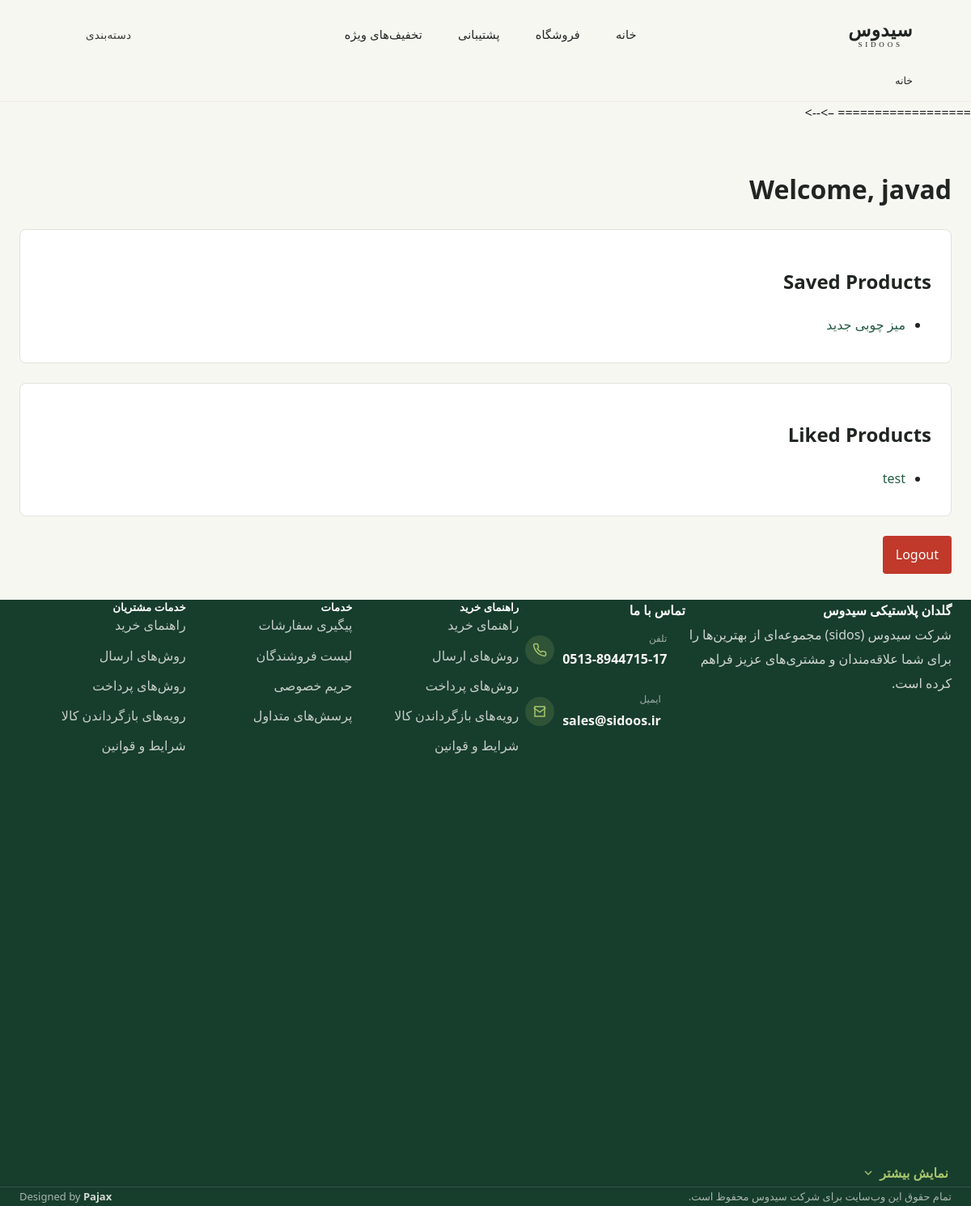
The page /accounts/profile/ (signed in) on the database its author committed.
### apps/accounts/models.py (models this page shows, shortened)
class User(AbstractUser):
    phone_number = models.CharField(max_length=15, unique=True, blank=True, null=True)
    has_price_access = models.BooleanField(default=True)

### apps/products/models.py (models this page shows, shortened)
class ProductSave(models.Model):
    user = models.ForeignKey(
        settings.AUTH_USER_MODEL,
        on_delete=models.CASCADE,
        related_name='saved_products'
    )
    product = models.ForeignKey(
        Product,
        on_delete=models.CASCADE,
        related_name='saved_by_users'
    )
    created_at = models.DateTimeField(auto_now_add=True)
    class Meta:
        unique_together = ('user', 'product')
        verbose_name_plural = "Product Saves"

class Product(models.Model):
    name = models.CharField(max_length=255, unique=True)
    slug = models.SlugField(max_length=255, unique=True, blank=True, allow_unicode=True)
    description = CKEditor5Field(help_text="Product description with rich text formatting")
    price = models.IntegerField(
        validators=[MinValueValidator(0)],
        help_text="Regular price of the product in Toman"
    )
    on_sale_price = models.IntegerField(
        null=True,
        blank=True,
        validators=[MinValueValidator(0)],
        help_text="Sale price in Toman (optional). If set, discount % is calculated automatically"
    )
    cover_image = models.ImageField(
        upload_to='products/covers/',
        help_text="Main cover image for the product"
    )
    call_for_price = models.BooleanField(
        default=False,
        help_text="If checked, price will be hidden and displayed as 'Call for price'. Price stored internally as 0."
    )
    published = models.BooleanField(
        default=False,
        help_text="Uncheck to hide product from website"
    )
    featured_in_special_sales = models.BooleanField(
        default=False,
        help_text="Include in 'Special Sales' section of website"
    )
    creator = models.ForeignKey(
        settings.AUTH_USER_MODEL,
        on_delete=models.SET_NULL,
        null=True,
        related_name='products_created'
    )
    tags = TaggableManager(blank=True)
    category = models.ForeignKey(
        Category,
        on_delete=models.SET_NULL,
        null=True,
        blank=True,
        related_name='products'
    )
    created_at = models.DateTimeField(auto_now_add=True)
    updated_at = models.DateTimeField(auto_now=True)
    class Meta:
        ordering = ['-created_at']
        indexes = [
            models.Index(fields=['published']),
            models.Index(fields=['featured_in_special_sales']),
            models.Index(fields=['slug']),
        ]
        constraints = [
            models.CheckConstraint(
                check=models.Q(on_sale_price__isnull=True) | models.Q(on_sale_price__lte=models.F('price')),
                name='product_sale_price_lte_price',
            ),
            models.CheckConstraint(
                check=models.Q(call_for_price=False) | (
                    models.Q(price=0) & models.Q(on_sale_price__isnull=True)
                ),
                name='product_call_for_price_invariants',
            ),
        ]

class ProductLike(models.Model):
    user = models.ForeignKey(
        settings.AUTH_USER_MODEL,
        on_delete=models.CASCADE,
        related_name='liked_products'
    )
    product = models.ForeignKey(
        Product,
        on_delete=models.CASCADE,
        related_name='liked_by_users'
    )
    created_at = models.DateTimeField(auto_now_add=True)
    class Meta:
        unique_together = ('user', 'product')
        verbose_name_plural = "Product Likes"

### apps/accounts/views.py (the view)
# urls.py: path('profile/', views.profile_view, name='profile'),
@login_required
def profile_view(request):
    saved_entries = (
        ProductSave.objects.filter(user=request.user, product__published=True)
        .select_related('product', 'product__category')
        .order_by('-created_at')
    )
    liked_entries = (
        ProductLike.objects.filter(user=request.user, product__published=True)
        .select_related('product', 'product__category')
        .order_by('-created_at')
    )
    return render(request, 'accounts/profile.html', {
        'saved_entries': saved_entries,
        'liked_entries': liked_entries,
    })

### apps/home/context_processors.py (called while the page is built)
def seo(request):
    canonical_url = None
    if request.method == "GET" and not request.path.startswith(_PRIVATE_PREFIXES):
        canonical_url = request.build_absolute_uri(request.path)
    return {
        "canonical_url": canonical_url,
        "site_url": request.build_absolute_uri("/").rstrip("/"),
    }

### apps/products/context_processors.py (called while the page is built)
def product_categories(request):
    return {
        'categories': Category.objects.filter(parent__isnull=True).order_by('name')
    }

### apps/accounts/templates/accounts/profile.html (shortened to what this page needs)
{% extends "base.html" %}
{% block content %}
<div class="container profile-page">
    <h1>Welcome, {{ user.username }}</h1>
    <section class="panel">
        <h2>Saved Products</h2>
        {% if saved_entries %}
            <ul class="item-list">
                {% for entry in saved_entries %}
                    <li>
                        <a href="{% url 'products:product_detail' entry.product.slug %}">{{ entry.product.name }}</a>
                    </li>
                {% endfor %}
            </ul>
        {% else %}
            <p class="empty-state">You have not saved any products yet.</p>
        {% endif %}
    </section>
    <section class="panel">
        <h2>Liked Products</h2>
        {% if liked_entries %}
            <ul class="item-list">
                {% for entry in liked_entries %}
                    <li>
                        <a href="{% url 'products:product_detail' entry.product.slug %}">{{ entry.product.name }}</a>
                    </li>
                {% endfor %}
            </ul>
        {% else %}
            <p class="empty-state">You have not liked any products yet.</p>
        {% endif %}
    </section>
    <a href="{% url 'accounts:logout' %}" class="btn-logout">Logout</a>
</div>
{% endblock %}

### rows shown on the page
User: username "javad"
ProductSave: product.name "میز چوبی جدید"
ProductLike: product.name "test"
